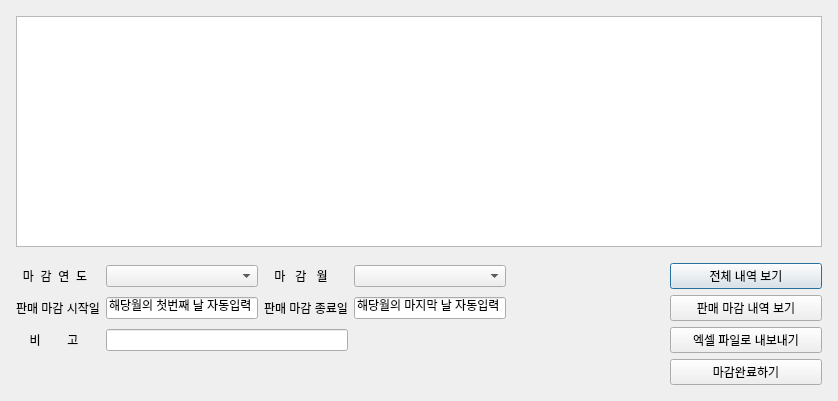
<?xml version="1.0" encoding="UTF-8"?>
<ui version="4.0">
 <class>ConsumableOutClosingDialog</class>
 <widget class="QDialog" name="ConsumableOutClosingDialog">
  <property name="geometry">
   <rect>
    <x>0</x>
    <y>0</y>
    <width>838</width>
    <height>401</height>
   </rect>
  </property>
  <property name="sizePolicy">
   <sizepolicy hsizetype="Expanding" vsizetype="Expanding">
    <horstretch>0</horstretch>
    <verstretch>0</verstretch>
   </sizepolicy>
  </property>
  <property name="windowTitle">
   <string>소모품판매마감</string>
  </property>
  <layout class="QGridLayout" name="gridLayout_2">
   <item row="0" column="0">
    <layout class="QGridLayout" name="gridLayout">
     <property name="leftMargin">
      <number>5</number>
     </property>
     <property name="topMargin">
      <number>5</number>
     </property>
     <property name="rightMargin">
      <number>5</number>
     </property>
     <property name="bottomMargin">
      <number>5</number>
     </property>
     <item row="2" column="1">
      <widget class="QComboBox" name="cb_consumableoutclosing_year">
       <property name="sizePolicy">
        <sizepolicy hsizetype="Preferred" vsizetype="Fixed">
         <horstretch>0</horstretch>
         <verstretch>0</verstretch>
        </sizepolicy>
       </property>
       <item>
        <property name="text">
         <string/>
        </property>
       </item>
       <item>
        <property name="text">
         <string>2021</string>
        </property>
       </item>
       <item>
        <property name="text">
         <string>2022</string>
        </property>
       </item>
       <item>
        <property name="text">
         <string>2023</string>
        </property>
       </item>
       <item>
        <property name="text">
         <string>2024</string>
        </property>
       </item>
       <item>
        <property name="text">
         <string>2025</string>
        </property>
       </item>
       <item>
        <property name="text">
         <string>2026</string>
        </property>
       </item>
       <item>
        <property name="text">
         <string>2027</string>
        </property>
       </item>
       <item>
        <property name="text">
         <string>2028</string>
        </property>
       </item>
       <item>
        <property name="text">
         <string>2029</string>
        </property>
       </item>
       <item>
        <property name="text">
         <string>2030</string>
        </property>
       </item>
      </widget>
     </item>
     <item row="2" column="2">
      <widget class="QLabel" name="label_5">
       <property name="sizePolicy">
        <sizepolicy hsizetype="Fixed" vsizetype="Fixed">
         <horstretch>0</horstretch>
         <verstretch>0</verstretch>
        </sizepolicy>
       </property>
       <property name="text">
        <string>   마   감   월   </string>
       </property>
       <property name="alignment">
        <set>Qt::AlignCenter</set>
       </property>
      </widget>
     </item>
     <item row="3" column="1">
      <widget class="QLineEdit" name="entry_consumableoutclosing_firstday">
       <property name="sizePolicy">
        <sizepolicy hsizetype="Expanding" vsizetype="Fixed">
         <horstretch>0</horstretch>
         <verstretch>0</verstretch>
        </sizepolicy>
       </property>
       <property name="text">
        <string>해당월의 첫번째 날 자동입력</string>
       </property>
      </widget>
     </item>
     <item row="2" column="5">
      <widget class="QPushButton" name="pb_consumableoutclosing_show">
       <property name="sizePolicy">
        <sizepolicy hsizetype="Expanding" vsizetype="Fixed">
         <horstretch>0</horstretch>
         <verstretch>0</verstretch>
        </sizepolicy>
       </property>
       <property name="text">
        <string>전체 내역 보기</string>
       </property>
      </widget>
     </item>
     <item row="5" column="0">
      <widget class="QLabel" name="label_3">
       <property name="sizePolicy">
        <sizepolicy hsizetype="Fixed" vsizetype="Fixed">
         <horstretch>0</horstretch>
         <verstretch>0</verstretch>
        </sizepolicy>
       </property>
       <property name="text">
        <string>    비        고    </string>
       </property>
       <property name="alignment">
        <set>Qt::AlignCenter</set>
       </property>
      </widget>
     </item>
     <item row="3" column="3">
      <widget class="QLineEdit" name="entry_consumableoutclosing_lastday">
       <property name="sizePolicy">
        <sizepolicy hsizetype="Expanding" vsizetype="Fixed">
         <horstretch>0</horstretch>
         <verstretch>0</verstretch>
        </sizepolicy>
       </property>
       <property name="text">
        <string>해당월의 마지막 날 자동입력</string>
       </property>
      </widget>
     </item>
     <item row="3" column="5">
      <widget class="QPushButton" name="pb_consumableoutclosing_execute">
       <property name="sizePolicy">
        <sizepolicy hsizetype="Expanding" vsizetype="Fixed">
         <horstretch>0</horstretch>
         <verstretch>0</verstretch>
        </sizepolicy>
       </property>
       <property name="text">
        <string>판매 마감 내역 보기</string>
       </property>
      </widget>
     </item>
     <item row="2" column="0">
      <widget class="QLabel" name="label_4">
       <property name="sizePolicy">
        <sizepolicy hsizetype="Fixed" vsizetype="Fixed">
         <horstretch>0</horstretch>
         <verstretch>0</verstretch>
        </sizepolicy>
       </property>
       <property name="text">
        <string>  마  감  연  도  </string>
       </property>
       <property name="alignment">
        <set>Qt::AlignCenter</set>
       </property>
      </widget>
     </item>
     <item row="5" column="5">
      <widget class="QPushButton" name="pb_consumableoutclosing_export">
       <property name="sizePolicy">
        <sizepolicy hsizetype="Minimum" vsizetype="Fixed">
         <horstretch>0</horstretch>
         <verstretch>0</verstretch>
        </sizepolicy>
       </property>
       <property name="text">
        <string>엑셀 파일로 내보내기</string>
       </property>
      </widget>
     </item>
     <item row="2" column="3">
      <widget class="QComboBox" name="cb_consumableoutclosing_month">
       <property name="sizePolicy">
        <sizepolicy hsizetype="Preferred" vsizetype="Fixed">
         <horstretch>0</horstretch>
         <verstretch>0</verstretch>
        </sizepolicy>
       </property>
       <item>
        <property name="text">
         <string/>
        </property>
       </item>
       <item>
        <property name="text">
         <string>1</string>
        </property>
       </item>
       <item>
        <property name="text">
         <string>2</string>
        </property>
       </item>
       <item>
        <property name="text">
         <string>3</string>
        </property>
       </item>
       <item>
        <property name="text">
         <string>4</string>
        </property>
       </item>
       <item>
        <property name="text">
         <string>5</string>
        </property>
       </item>
       <item>
        <property name="text">
         <string>6</string>
        </property>
       </item>
       <item>
        <property name="text">
         <string>7</string>
        </property>
       </item>
       <item>
        <property name="text">
         <string>8</string>
        </property>
       </item>
       <item>
        <property name="text">
         <string>9</string>
        </property>
       </item>
       <item>
        <property name="text">
         <string>10</string>
        </property>
       </item>
       <item>
        <property name="text">
         <string>11</string>
        </property>
       </item>
       <item>
        <property name="text">
         <string>12</string>
        </property>
       </item>
      </widget>
     </item>
     <item row="5" column="1" colspan="2">
      <widget class="QLineEdit" name="entry_consumableoutclosing_remark">
       <property name="sizePolicy">
        <sizepolicy hsizetype="Expanding" vsizetype="Fixed">
         <horstretch>0</horstretch>
         <verstretch>0</verstretch>
        </sizepolicy>
       </property>
       <property name="text">
        <string/>
       </property>
      </widget>
     </item>
     <item row="3" column="0">
      <widget class="QLabel" name="label">
       <property name="sizePolicy">
        <sizepolicy hsizetype="Fixed" vsizetype="Fixed">
         <horstretch>0</horstretch>
         <verstretch>0</verstretch>
        </sizepolicy>
       </property>
       <property name="text">
        <string>판매 마감 시작일</string>
       </property>
       <property name="alignment">
        <set>Qt::AlignCenter</set>
       </property>
      </widget>
     </item>
     <item row="3" column="2">
      <widget class="QLabel" name="label_2">
       <property name="sizePolicy">
        <sizepolicy hsizetype="Fixed" vsizetype="Fixed">
         <horstretch>0</horstretch>
         <verstretch>0</verstretch>
        </sizepolicy>
       </property>
       <property name="text">
        <string>판매 마감 종료일</string>
       </property>
       <property name="alignment">
        <set>Qt::AlignCenter</set>
       </property>
      </widget>
     </item>
     <item row="7" column="0">
      <widget class="QLabel" name="lbl_consumableoutclosing_date_time">
       <property name="text">
        <string/>
       </property>
       <property name="alignment">
        <set>Qt::AlignCenter</set>
       </property>
      </widget>
     </item>
     <item row="1" column="2">
      <spacer name="verticalSpacer">
       <property name="orientation">
        <enum>Qt::Vertical</enum>
       </property>
       <property name="sizeType">
        <enum>QSizePolicy::Fixed</enum>
       </property>
       <property name="sizeHint" stdset="0">
        <size>
         <width>20</width>
         <height>10</height>
        </size>
       </property>
      </spacer>
     </item>
     <item row="7" column="5">
      <widget class="QPushButton" name="pb_consumableoutclosing_status">
       <property name="sizePolicy">
        <sizepolicy hsizetype="Expanding" vsizetype="Fixed">
         <horstretch>0</horstretch>
         <verstretch>0</verstretch>
        </sizepolicy>
       </property>
       <property name="text">
        <string>마감완료하기</string>
       </property>
      </widget>
     </item>
     <item row="3" column="4">
      <spacer name="horizontalSpacer">
       <property name="orientation">
        <enum>Qt::Horizontal</enum>
       </property>
       <property name="sizeHint" stdset="0">
        <size>
         <width>40</width>
         <height>20</height>
        </size>
       </property>
      </spacer>
     </item>
     <item row="0" column="0" colspan="6">
      <widget class="QTableView" name="tv_consumableoutclosing"/>
     </item>
    </layout>
   </item>
  </layout>
 </widget>
 <resources/>
 <connections/>
</ui>
